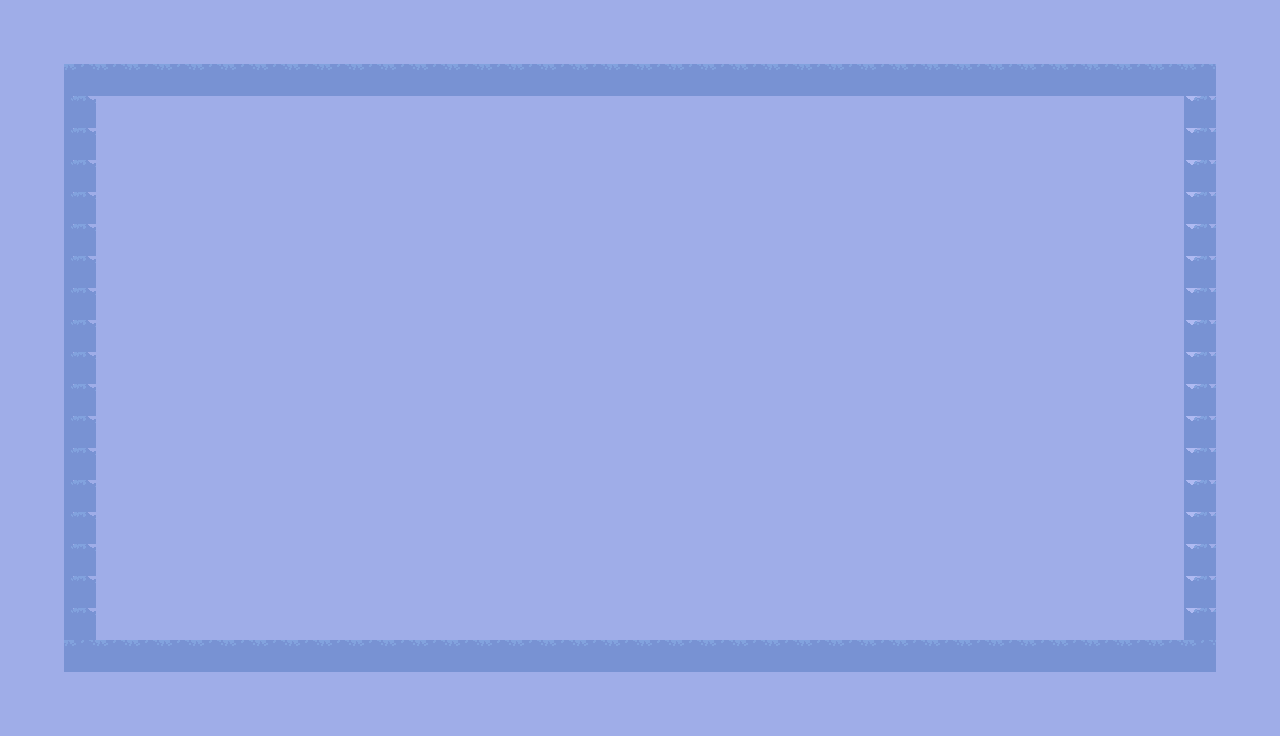

Rendered tile map (Tiled .tmx) drawn with the repository's tilesets; below, a short description and the full map source, tile grids included:
An orthogonal 40x23 tile map with 32x32 px tiles, 1 tile layer (Tile Layer 1) and 1 object (Reaper_Player).

<map version="1.10" tiledversion="1.10.2" orientation="orthogonal" renderorder="right-down" width="40" height="23" tilewidth="32" tileheight="32" infinite="0" nextlayerid="5" nextobjectid="8">
 <tileset firstgid="1" source="tree.tsx" />
 <layer id="1" name="Tile Layer 1" width="40" height="23">
  <data encoding="csv">
10,10,10,10,10,10,10,10,10,10,10,10,10,10,10,10,10,10,10,10,10,10,10,10,10,10,10,10,10,10,10,10,10,10,10,10,10,10,10,10,
10,10,10,10,10,10,10,10,10,10,10,10,10,10,10,10,10,10,10,10,10,10,10,10,10,10,10,10,10,10,10,10,10,10,10,10,10,10,10,10,
10,10,49,49,49,49,49,49,49,49,49,49,49,49,49,49,49,49,49,49,49,49,49,49,49,49,49,49,49,49,49,49,49,49,49,49,49,49,10,10,
10,10,43,10,10,10,10,10,10,10,10,10,10,10,10,10,10,10,10,10,10,10,10,10,10,10,10,10,10,10,10,10,10,10,10,10,10,41,10,10,
10,10,43,10,10,10,10,10,10,10,10,10,10,10,10,10,10,10,10,10,10,10,10,10,10,10,10,10,10,10,10,10,10,10,10,10,10,41,10,10,
10,10,43,10,10,10,10,10,10,10,10,10,10,10,10,10,10,10,10,10,10,10,10,10,10,10,10,10,10,10,10,10,10,10,10,10,10,41,10,10,
10,10,43,10,10,10,10,10,10,10,10,10,10,10,10,10,10,10,10,10,10,10,10,10,10,10,10,10,10,10,10,10,10,10,10,10,10,41,10,10,
10,10,43,10,10,10,10,10,10,10,10,10,10,10,10,10,10,10,10,10,10,10,10,10,10,10,10,10,10,10,10,10,10,10,10,10,10,41,10,10,
10,10,43,10,10,10,10,10,10,10,10,10,10,10,10,10,10,10,10,10,10,10,10,10,10,10,10,10,10,10,10,10,10,10,10,10,10,41,10,10,
10,10,43,10,10,10,10,10,10,10,10,10,10,10,10,10,10,10,10,10,10,10,10,10,10,10,10,10,10,10,10,10,10,10,10,10,10,41,10,10,
10,10,43,10,10,10,10,10,10,10,10,10,10,10,10,10,10,10,10,10,10,10,10,10,10,10,10,10,10,10,10,10,10,10,10,10,10,41,10,10,
10,10,43,10,10,10,10,10,10,10,10,10,10,10,10,10,10,10,10,10,10,10,10,10,10,10,10,10,10,10,10,10,10,10,10,10,10,41,10,10,
10,10,43,10,10,10,10,10,10,10,10,10,10,10,10,10,10,10,10,10,10,10,10,10,10,10,10,10,10,10,10,10,10,10,10,10,10,41,10,10,
10,10,43,10,10,10,10,10,10,10,10,10,10,10,10,10,10,10,10,10,10,10,10,10,10,10,10,10,10,10,10,10,10,10,10,10,10,41,10,10,
10,10,43,10,10,10,10,10,10,10,10,10,10,10,10,10,10,10,10,10,10,10,10,10,10,10,10,10,10,10,10,10,10,10,10,10,10,41,10,10,
10,10,43,10,10,10,10,10,10,10,10,10,10,10,10,10,10,10,10,10,10,10,10,10,10,10,10,10,10,10,10,10,10,10,10,10,10,41,10,10,
10,10,43,10,10,10,10,10,10,10,10,10,10,10,10,10,10,10,10,10,10,10,10,10,10,10,10,10,10,10,10,10,10,10,10,10,10,41,10,10,
10,10,43,10,10,10,10,10,10,10,10,10,10,10,10,10,10,10,10,10,10,10,10,10,10,10,10,10,10,10,10,10,10,10,10,10,10,41,10,10,
10,10,43,10,10,10,10,10,10,10,10,10,10,10,10,10,10,10,10,10,10,10,10,10,10,10,10,10,10,10,10,10,10,10,10,10,10,41,10,10,
10,10,43,10,10,10,10,10,10,10,10,10,10,10,10,10,10,10,10,10,10,10,10,10,10,10,10,10,10,10,10,10,10,10,10,10,10,41,10,10,
10,10,49,49,49,49,49,49,49,49,49,49,49,49,49,49,49,49,49,49,49,49,49,49,49,49,49,49,49,49,49,49,49,49,49,49,49,49,10,10,
10,10,10,10,10,10,10,10,10,10,10,10,10,10,10,10,10,10,10,10,10,10,10,10,10,10,10,10,10,10,10,10,10,10,10,10,10,10,10,10,
10,10,10,10,10,10,10,10,10,10,10,10,10,10,10,10,10,10,10,10,10,10,10,10,10,10,10,10,10,10,10,10,10,10,10,10,10,10,10,10
</data>
 </layer>
 <objectgroup id="4" name="Spawnpoints" class="Reaper_Player">
  <object id="7" name="Reaper_Player" type="Reaper_Player" x="128.667" y="448.667" width="32" height="31.3333" />
 </objectgroup>
</map>
